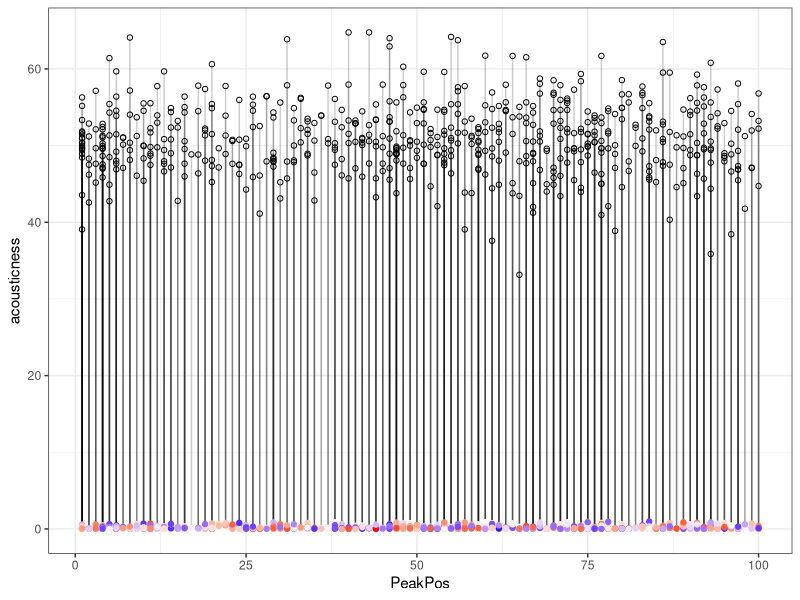
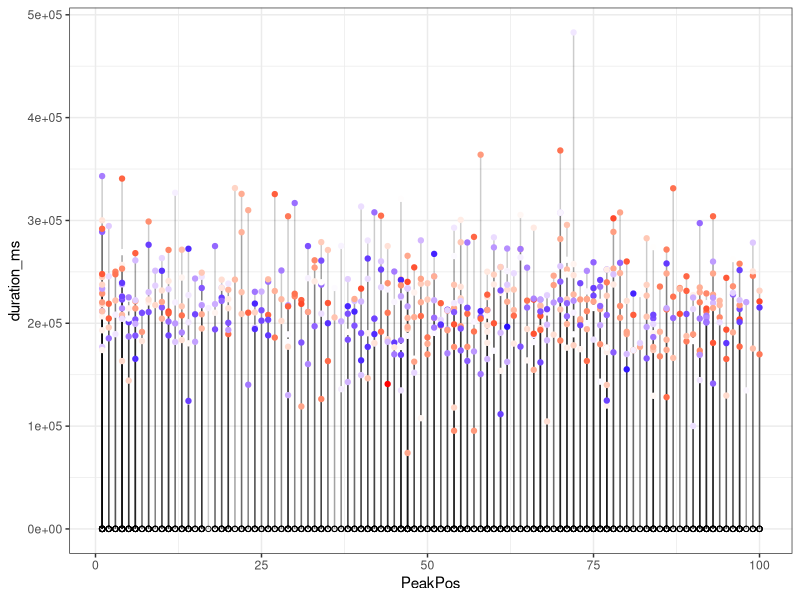
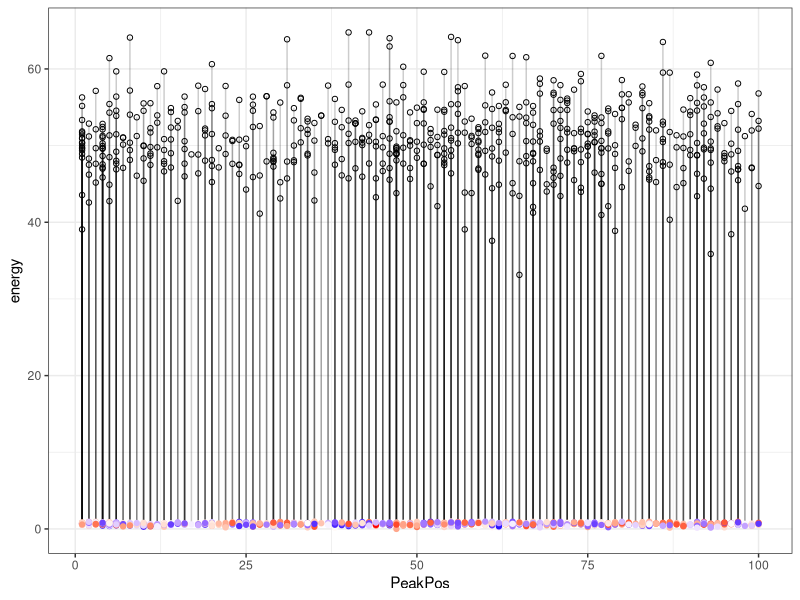
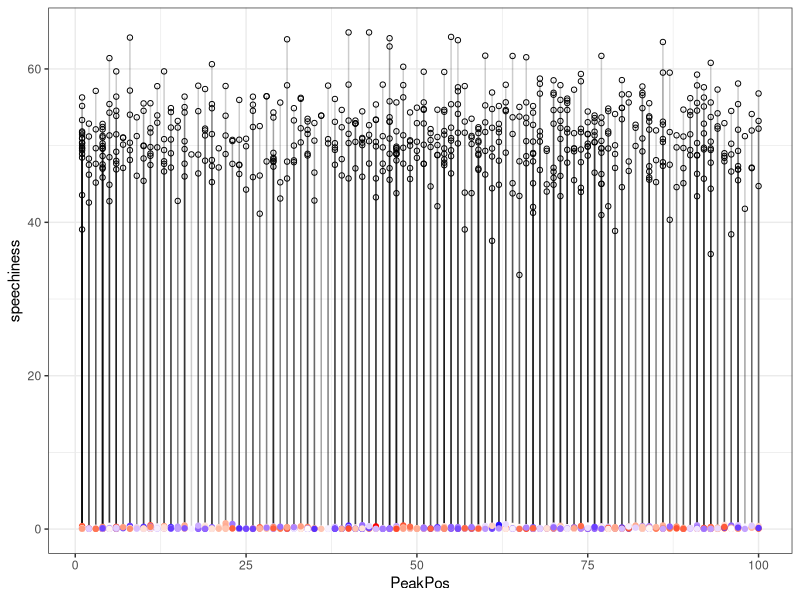
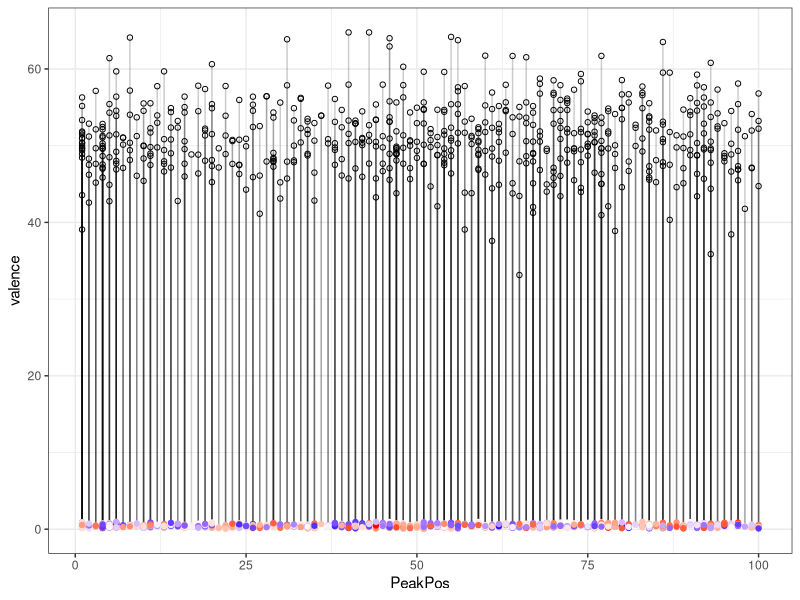

These charts were generated, in order, by the following R code:
library(MASS)
library(dplyr)     # provides data manipulating functions.
library(ggplot2)   # for graphics
# A) Clean Data

# Getting data frame
df <- read.csv("spotify_data_final.csv")

# R-Square Adjusted
df.lm = lm(PeakPos ~ acousticness + danceability + duration_ms + energy + instrumentalness + liveness + loudness + speechiness + tempo + time_signature + valence, data=df)
summary(df.lm)$adj.r.squared

# AIC stepping
fit <- df.lm
step <- stepAIC(fit, direction="both")
step$anova # display results


# final linear regression
df.lm2 = lm(PeakPos ~ acousticness + duration_ms + energy + speechiness + valence, data=df)
print(df.lm2)

d <- df %>% select(PeakPos, acousticness, duration_ms, energy, speechiness, valence)
fit <- lm(PeakPos ~ acousticness + duration_ms + energy + speechiness + valence, data=d)

d <- d[-c(598), ]

d$predicted <- predict(fit)
d$residuals <- residuals(fit)

ggplot(d, aes(x = PeakPos, y = acousticness)) +
  geom_segment(aes(xend = PeakPos, yend = predicted), alpha = .2) +
  geom_point(aes(color = residuals)) +
  scale_color_gradient2(low = "blue", mid = "white", high = "red") +
  guides(color = FALSE) +
  geom_point(aes(y = predicted), shape = 1) +
  theme_bw()

ggplot(d, aes(x = PeakPos, y = duration_ms)) +
  geom_segment(aes(xend = PeakPos, yend = predicted), alpha = .2) +
  geom_point(aes(color = residuals)) +
  scale_color_gradient2(low = "blue", mid = "white", high = "red") +
  guides(color = FALSE) +
  geom_point(aes(y = predicted), shape = 1) +
  theme_bw()

ggplot(d, aes(x = PeakPos, y = energy)) +
  geom_segment(aes(xend = PeakPos, yend = predicted), alpha = .2) +
  geom_point(aes(color = residuals)) +
  scale_color_gradient2(low = "blue", mid = "white", high = "red") +
  guides(color = FALSE) +
  geom_point(aes(y = predicted), shape = 1) +
  theme_bw()

ggplot(d, aes(x = PeakPos, y = speechiness)) +
  geom_segment(aes(xend = PeakPos, yend = predicted), alpha = .2) +
  geom_point(aes(color = residuals)) +
  scale_color_gradient2(low = "blue", mid = "white", high = "red") +
  guides(color = FALSE) +
  geom_point(aes(y = predicted), shape = 1) +
  theme_bw()

ggplot(d, aes(x = PeakPos, y = valence)) +
  geom_segment(aes(xend = PeakPos, yend = predicted), alpha = .2) +
  geom_point(aes(color = residuals)) +
  scale_color_gradient2(low = "blue", mid = "white", high = "red") +
  guides(color = FALSE) +
  geom_point(aes(y = predicted), shape = 1) +
  theme_bw()


